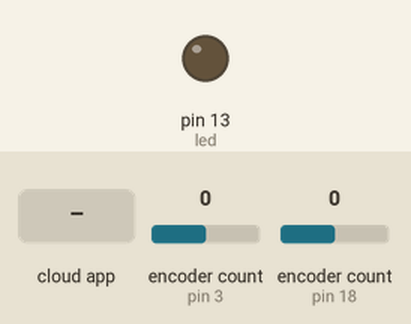
The sketch below on a simulated Arduino Mega 2560, built with avr-gcc and run on an emulated ATmega2560. On the bench: output pins drawn as LEDs (lit = HIGH). Inputs (shaded band) come from the test bench; at power-on: encoder count (sensors on pin 3, pin 18) 0. The ROS host is connected and sends only what is stated.

Above: at 1.2 s.
1.3 s: the phone or cloud app sets toggle_led to 0
At 2.5 s:
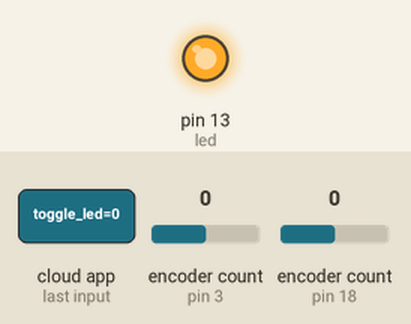
2.8 s: the phone or cloud app sets toggle_led to 1
At 3.7 s:
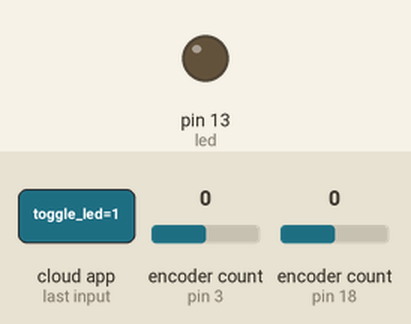
Timing chart, 0 to 5.8 s (numbered marks = the images above; inputs shaded):
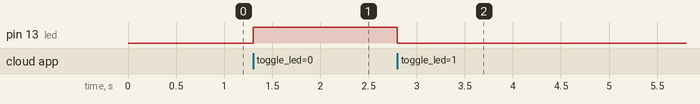

Measured:
- after the input at 1.3 s, pin 13 (led): LOW → HIGH at once
- after the input at 2.8 s, pin 13 (led): HIGH → LOW at once

The sketch:

rabota_arduino.ino
```cpp
// connect motor controller pins to Arduino digital pins
// motor one
#define m1_EN_PIN   51 //4
#define m1_IN1_PIN  52 //5
#define m1_IN2_PIN  53 //6
#define m1_D2_PIN   9

// motor two
#define m2_EN_PIN   45
#define m2_IN1_PIN  46
#define m2_IN2_PIN  47
#define m2_D2_PIN   8

#include <Encoder.h>
#include <PID_v1.h>
#include <ros.h>
#include <std_msgs/Empty.h>

ros::NodeHandle  nh;

void messageCb( const std_msgs::Empty& toggle_msg){
  digitalWrite(13, HIGH-digitalRead(13));   // blink the led
}

ros::Subscriber<std_msgs::Empty> sub("toggle_led", &messageCb );

Encoder m1_Enc(3, 2);
Encoder m2_Enc(18, 19);

//Define Variables we'll be connecting to
double m1_Setpoint, m1_Input, m1_Output;
double m2_Setpoint, m2_Input, m2_Output;

//Specify the links and initial tuning parameters
PID m1_PID(&m1_Input, &m1_Output, &m1_Setpoint,200,0,1, DIRECT);
PID m2_PID(&m2_Input, &m2_Output, &m2_Setpoint,200,0,1, DIRECT);

void setup()
{
  pinMode(13, OUTPUT);
  nh.initNode();
  nh.subscribe(sub);
}

void loop()
{
  nh.spinOnce();
  delay(1);
}
```
